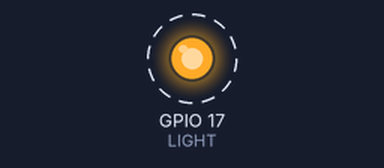
This program was run on a simulated Raspberry Pi (BCM pin numbers). Parts: output pins drawn as LEDs (lit = HIGH). Dashed ring = blinking. The clock reads 2024-03-15 10:24:30 at power-on unless the program sets it; the WebIOPi server calls setup() once and loop() repeatedly; what the program prints to the terminal is not drawn. At 3.0 s the program stops and its outputs stay as they are.

Above: at 0.2 s.
Timing chart, 0 to 3.0 s (numbered marks = the images above):
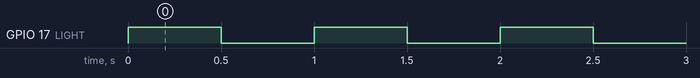

The program:

scriptLed17Blink.py
```python
import webiopi
import datetime

GPIO = webiopi.GPIO

LIGHT = 17 		# GPIO pin using BCM numbering


# setup function is automatically called at WebIOPi startup
def setup():
    # set the GPIO used by the light to output
    GPIO.setFunction(LIGHT, GPIO.OUT)
    # retrieve current datetime
    now = datetime.datetime.now()
    print("			scriptLed17Blink | SETUP at:" + str(now) )
    state = True
    for x in range(0, 6):
	    GPIO.digitalWrite(LIGHT, state)
	    state = not state
	    # gives CPU some time before looping again
	    webiopi.sleep(0.5)


# destroy function is called at WebIOPi shutdown
def destroy():
    GPIO.digitalWrite(LIGHT, GPIO.LOW)
```

Measured:
- by itself, GPIO 17 (LIGHT): alternates HIGH for 0.50 s and LOW for 0.50 s, 6 changes in all, then stays LOW
